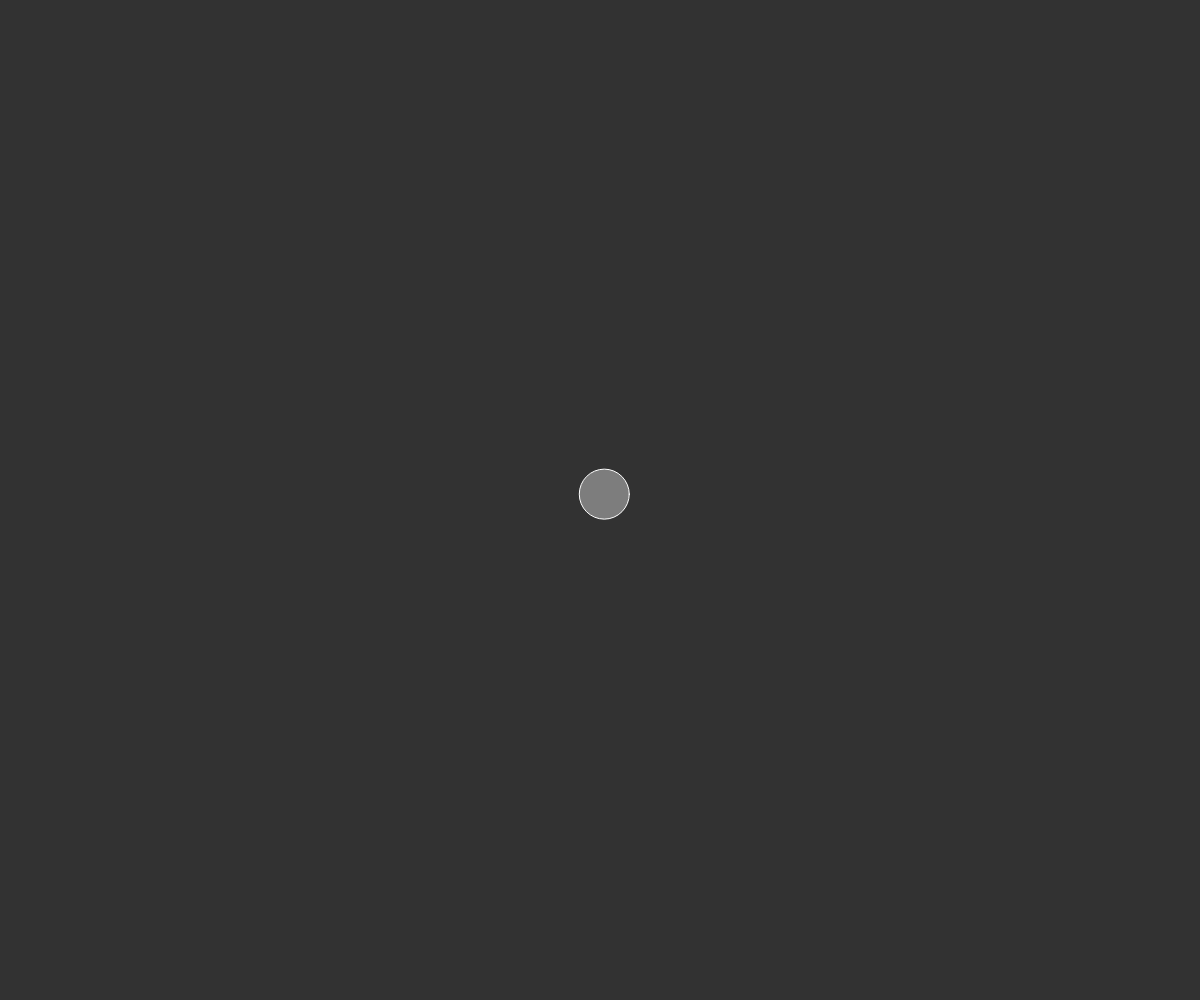
Frame 1 (no input)
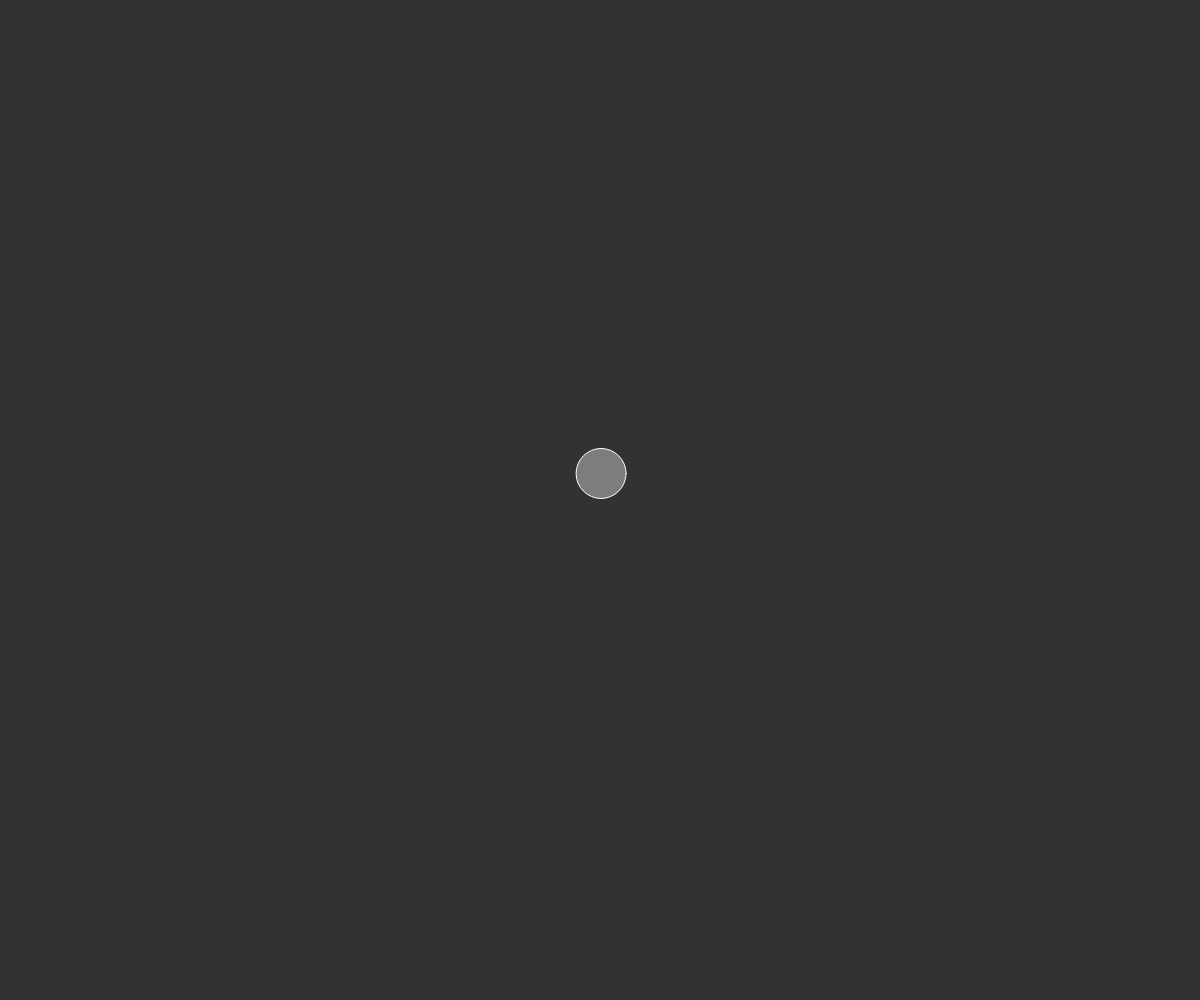
Frame 60 (no input)
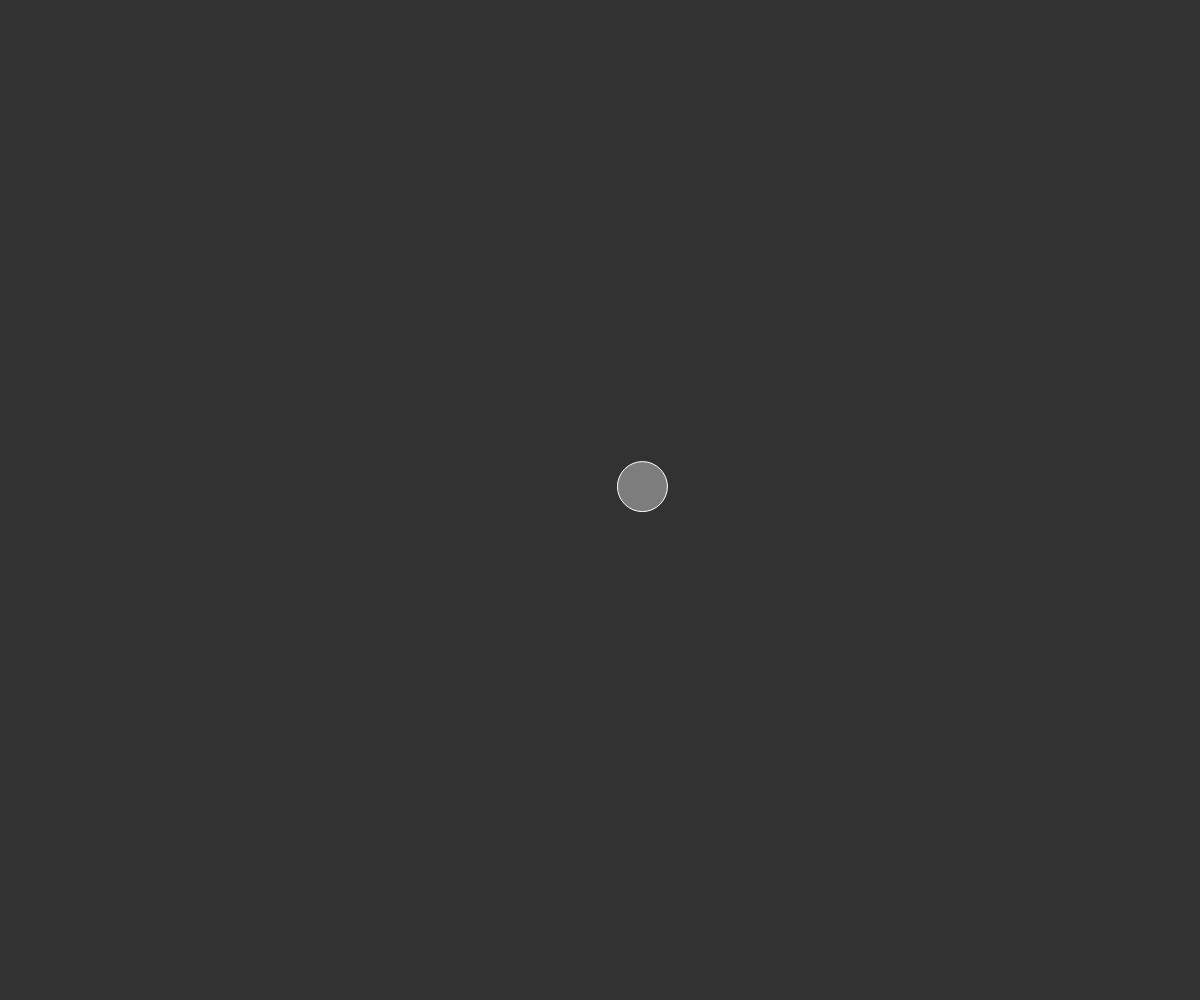
Frame 120 (the mouse pressed at the canvas centre since frame 60)

The p5.js sketch that drew these frames (run headless with seeded random() and noise() and a simulated clock; from frame 60 on, the mouse is pressed at the canvas centre):

// p5.js sketch
// ── sketch.js
var x, y, w, neg, pos;

function setup() {
  createCanvas(windowWidth, windowHeight);
  
  x = width/2;
  y = height/2;
  w = 50;
  neg = -10;
  pos = 10;

  fill(125);
  stroke(255);
}

function draw() {
  background(50);

  x = x + random(neg, pos);
  y = y + random(neg, pos);

  ellipse(x, y, w, w);
}
